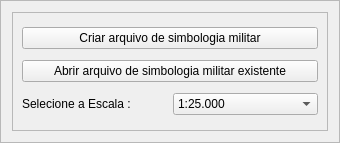
<?xml version="1.0" encoding="UTF-8"?>
<ui version="4.0">
 <class>Frame</class>
 <widget class="QFrame" name="Frame">
  <property name="geometry">
   <rect>
    <x>0</x>
    <y>0</y>
    <width>340</width>
    <height>143</height>
   </rect>
  </property>
  <property name="windowTitle">
   <string>Simbologia Militar</string>
  </property>
  <property name="frameShape">
   <enum>QFrame::StyledPanel</enum>
  </property>
  <property name="frameShadow">
   <enum>QFrame::Raised</enum>
  </property>
  <layout class="QVBoxLayout" name="verticalLayout_2">
   <item>
    <widget class="QFrame" name="frame">
     <property name="frameShape">
      <enum>QFrame::StyledPanel</enum>
     </property>
     <property name="frameShadow">
      <enum>QFrame::Raised</enum>
     </property>
     <layout class="QVBoxLayout" name="verticalLayout">
      <item>
       <widget class="QPushButton" name="createSqliteButton">
        <property name="text">
         <string>Criar arquivo de simbologia militar</string>
        </property>
       </widget>
      </item>
      <item>
       <widget class="QPushButton" name="loadSqliteButton">
        <property name="text">
         <string>Abrir arquivo de simbologia militar existente</string>
        </property>
       </widget>
      </item>
      <item>
       <layout class="QHBoxLayout" name="horizontalLayout">
        <item>
         <widget class="QLabel" name="label">
          <property name="text">
           <string>Selecione a Escala :</string>
          </property>
         </widget>
        </item>
        <item>
         <widget class="QComboBox" name="escalaCombo">
          <item>
           <property name="text">
            <string>1:25.000</string>
           </property>
          </item>
          <item>
           <property name="text">
            <string>1:50.000</string>
           </property>
          </item>
          <item>
           <property name="text">
            <string>1:100.000</string>
           </property>
          </item>
          <item>
           <property name="text">
            <string>1:250.000</string>
           </property>
          </item>
         </widget>
        </item>
       </layout>
      </item>
     </layout>
    </widget>
   </item>
  </layout>
 </widget>
 <resources/>
 <connections/>
</ui>
